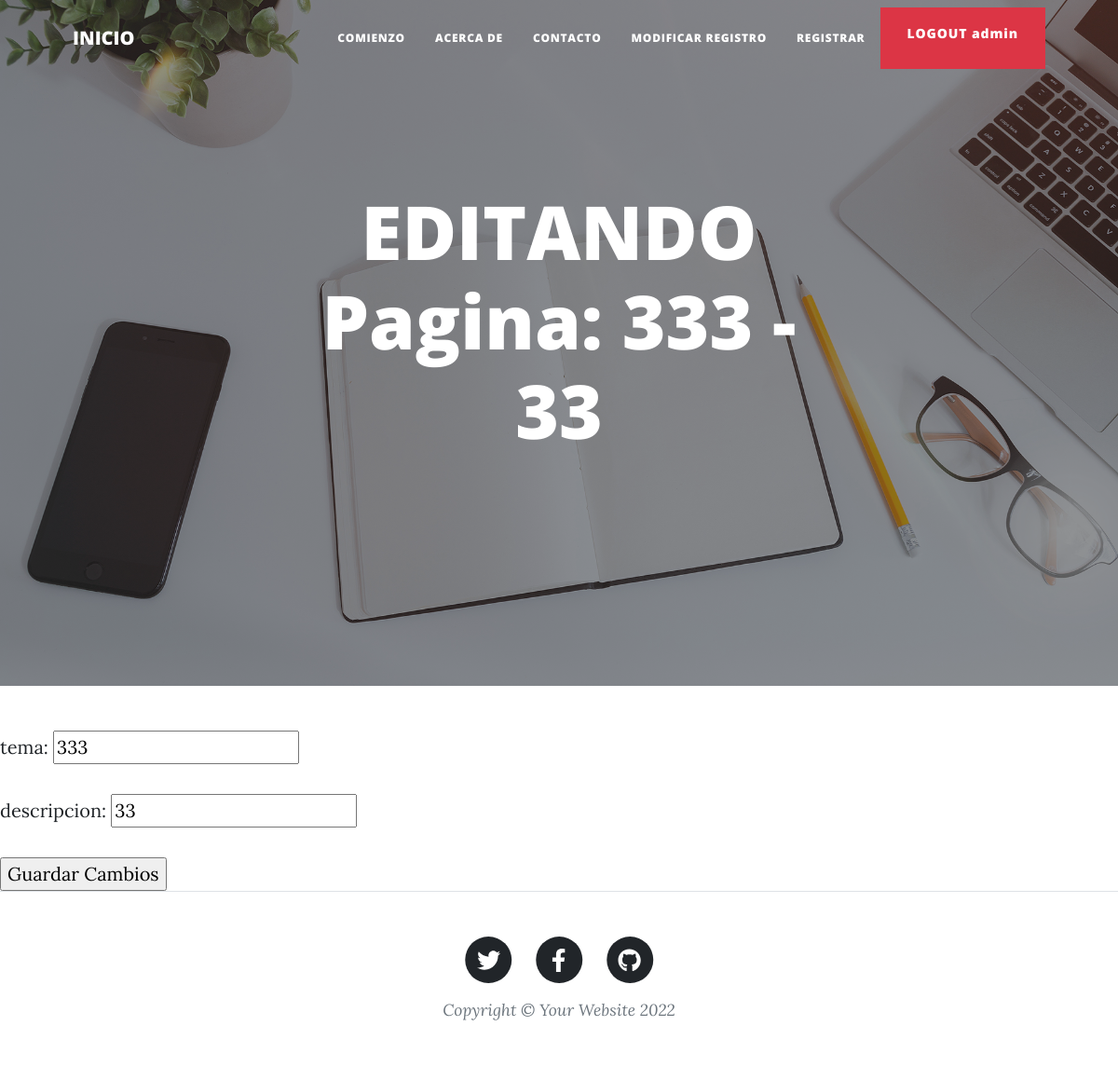
/AppBlog/editarPage/3 (signed in), run on the app's committed database.
### AppBlog/models.py (models this page shows)
class pages(models.Model):
    tema=models.CharField(max_length=50)
    descripcion=models.CharField(max_length=256,null=True)
    def __str__(self):
        return f"{self.tema} - {str(self.descripcion)}"

### AppBlog/views.py (the view)
# urls.py: path("editarPage/<id>", editarPagina, name="editarPage"),
@login_required
def editarPagina(request, id):
    p=pages.objects.get(id=id)
    if request.method=="POST":
        form= pagesForm(request.POST)
        if form.is_valid():
            informacion=form.cleaned_data
            p.tema= informacion["tema"]
            p.descripcion= informacion["descripcion"]
            p.save()
            return render(request, "AppBlog/editarPage.html" ,{"pagina":p, "mensaje": "Pagina editado correctamente"})
        pass
    else:
        form= pagesForm(initial={"tema":p.tema, "descripcion":p.descripcion})
        return render(request, "AppBlog/editarPage.html", {"form": form, "pagina": p})

### AppBlog/forms.py
class pagesForm(forms.Form):
    tema=forms.CharField(label="tema",max_length=50)
    descripcion=forms.CharField(label="descripcion",max_length=256)

### AppBlog/templates/AppBlog/editarPage.html (shortened to what this page needs)
{% extends "AppBlog/padre.html" %}
{% load static %}
{% block titulo %}
<h1 class="mb-5">EDITANDO Pagina: {{ pagina }} </h1>
{% endblock %}
{% block contenido_que_cambia %}
<form action="{% url 'editarPage' pagina.id %}" method="POST"> {% csrf_token %}
    <table>
        {{ form.as_p }}
    </table>
    <input type="submit" value="Guardar Cambios">
</form>
{% endblock %}

### AppBlog/templates/AppBlog/padre.html (shortened to what this page needs)
<!DOCTYPE html>
<html lang="en">
    <head>
        {% load static %}
        <link href="{% static 'css/styles.css' %}" rel="stylesheet" />
    </head>
    <body>
        <nav class="navbar navbar-expand-lg navbar-light" id="mainNav">
            <div class="container px-4 px-lg-5">
                <a class="navbar-brand" href="{% url 'pages' %}">INICIO</a>
                <div class="collapse navbar-collapse" id="navbarResponsive">
                    <ul class="navbar-nav ms-auto py-4 py-lg-0">
                        <li class="nav-item"><a class="nav-link px-lg-3 py-3 py-lg-4" href="{% url 'pages' %}">Comienzo</a></li>
                        <li class="nav-item"><a class="nav-link px-lg-3 py-3 py-lg-4" href="{% url 'acercade' %}">acerca de</a></li>
                        <li class="nav-item"><a class="nav-link px-lg-3 py-3 py-lg-4" href="{% url 'contacto' %}">Contacto</a></li>
                        {% if not request.user.is_authenticated %}
                        <a class="btn btn-danger" href="{% url 'login' %}">LOGIN</a>
                        {% else %}
                        <li class="nav-item"><a class="nav-link px-lg-3 py-3 py-lg-4" href="{% url 'editarPerfil' %}">modificar registro</a></li>
                        <li class="nav-item"><a class="nav-link px-lg-3 py-3 py-lg-4" href="{% url 'register' %}">registrar</a></li>
                        <a class="btn btn-danger" href="{% url 'logout' %}">LOGOUT {{ request.user.username }}</a>
                        {% endif %}
                    </ul>
                </div>
            </div>
        </nav>
        {% block header %}
        <header class="masthead" style="background-image: url({% static 'assets/img/home-bg.jpg'%}">
            {% endblock %}
            <div class="container position-relative px-4 px-lg-5">
                <div class="row gx-4 gx-lg-5 justify-content-center">
                    <div class="col-md-10 col-lg-8 col-xl-7">
                        <div class="site-heading">{% block titulo %}{% endblock %}</div>
                    </div>
                </div>
            </div>
        </header>
        {% block contenido_que_cambia %}{% endblock %}
        {% block Footer %}
        <footer class="border-top">
            <div class="container px-4 px-lg-5">
                <div class="row gx-4 gx-lg-5 justify-content-center">
                    <div class="col-md-10 col-lg-8 col-xl-7">
                        <ul class="list-inline text-center">
                            <li class="list-inline-item">
                                <a href="#!">
                                    <span class="fa-stack fa-lg">
                                        <i class="fas fa-circle fa-stack-2x"></i>
                                        <i class="fab fa-twitter fa-stack-1x fa-inverse"></i>
                                    </span>
                                </a>
                            </li>
                            <li class="list-inline-item">
                                <a href="#!">
                                    <span class="fa-stack fa-lg">
                                        <i class="fas fa-circle fa-stack-2x"></i>
                                        <i class="fab fa-facebook-f fa-stack-1x fa-inverse"></i>
                                    </span>
                                </a>
                            </li>
                            <li class="list-inline-item">
                                <a href="#!">
                                    <span class="fa-stack fa-lg">
                                        <i class="fas fa-circle fa-stack-2x"></i>
                                        <i class="fab fa-github fa-stack-1x fa-inverse"></i>
                                    </span>
                                </a>
                            </li>
                        </ul>
                        <div class="small text-center text-muted fst-italic">Copyright &copy; Your Website 2022</div>
                    </div>
                </div>
            </div>
        </footer>
        {% endblock %}
    </body>
</html>

### data on the page
pages: tema+descripcion "333 - 33", tema "333", descripcion "33"

### other printed values
{{ request.user.username }} "admin"
